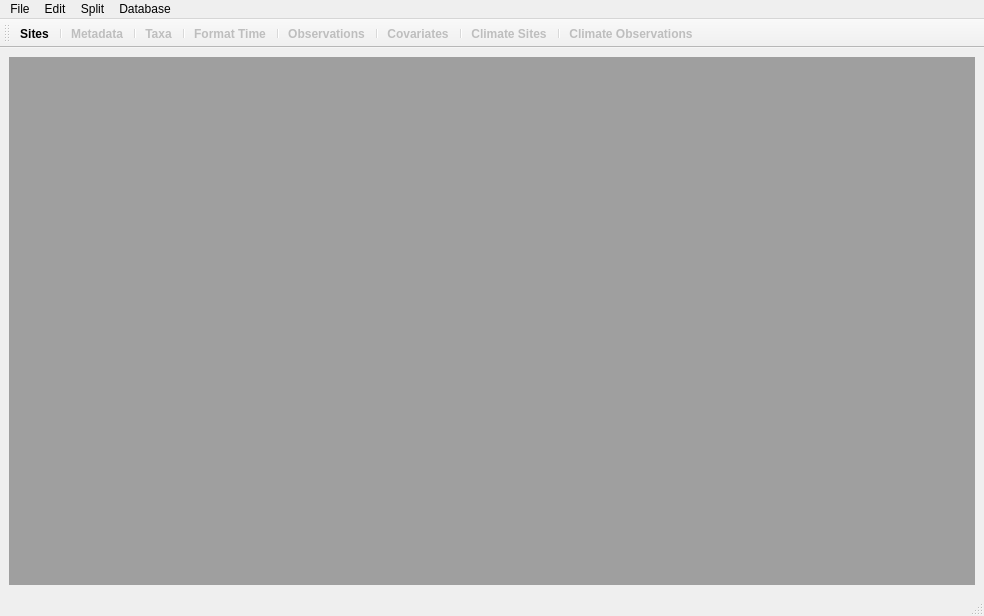
<?xml version="1.0" encoding="UTF-8"?>
<ui version="4.0">
 <class>MainWindow</class>
 <widget class="QMainWindow" name="MainWindow">
  <property name="geometry">
   <rect>
    <x>0</x>
    <y>0</y>
    <width>984</width>
    <height>616</height>
   </rect>
  </property>
  <property name="baseSize">
   <size>
    <width>0</width>
    <height>0</height>
   </size>
  </property>
  <property name="windowTitle">
   <string>Data Formatter</string>
  </property>
  <property name="styleSheet">
   <string notr="true">QLabel{
	padding: 3;
}

QFrame{
	border-radius: 7;
}

QTableView{
	background: white;
}


.QLineEdit{
	padding: 1px;
	border-style: solid;
	border: 1px solid black;
	border-radius: 8px;
	margin: 0px;
}

.QPushButton {
	color: black;
	background: #EEEEEE;
	border-width: 1px;
	border-color: black;
	border-style: solid;
	border-radius: 7;
	margin-top: 0px;
	margin-left: 5px;
	margin-right:5px;	
	padding-left: 5px;
	padding-right: 5px;
	padding-top: 3px;
	padding-bottom: 3px;
}</string>
  </property>
  <widget class="QWidget" name="centralwidget">
   <layout class="QHBoxLayout" name="horizontalLayout_2">
    <item>
     <widget class="QMdiArea" name="mdiArea">
      <property name="enabled">
       <bool>true</bool>
      </property>
      <property name="cursor" stdset="0">
       <cursorShape>SizeVerCursor</cursorShape>
      </property>
      <property name="focusPolicy">
       <enum>Qt::WheelFocus</enum>
      </property>
      <property name="contextMenuPolicy">
       <enum>Qt::NoContextMenu</enum>
      </property>
      <property name="frameShape">
       <enum>QFrame::NoFrame</enum>
      </property>
      <property name="activationOrder">
       <enum>QMdiArea::CreationOrder</enum>
      </property>
      <property name="viewMode">
       <enum>QMdiArea::TabbedView</enum>
      </property>
      <property name="documentMode">
       <bool>true</bool>
      </property>
      <property name="tabsClosable">
       <bool>false</bool>
      </property>
      <property name="tabsMovable">
       <bool>true</bool>
      </property>
      <widget class="QWidget" name="subwindow_1">
       <property name="sizePolicy">
        <sizepolicy hsizetype="Preferred" vsizetype="Preferred">
         <horstretch>0</horstretch>
         <verstretch>0</verstretch>
        </sizepolicy>
       </property>
       <property name="minimumSize">
        <size>
         <width>100</width>
         <height>400</height>
        </size>
       </property>
       <property name="baseSize">
        <size>
         <width>0</width>
         <height>0</height>
        </size>
       </property>
       <property name="focusPolicy">
        <enum>Qt::ClickFocus</enum>
       </property>
       <property name="windowTitle">
        <string>Metadata Viewer</string>
       </property>
       <layout class="QVBoxLayout" name="verticalLayout">
        <item>
         <widget class="QTableView" name="tblViewMeta">
          <property name="enabled">
           <bool>true</bool>
          </property>
          <property name="sizePolicy">
           <sizepolicy hsizetype="Expanding" vsizetype="Expanding">
            <horstretch>0</horstretch>
            <verstretch>0</verstretch>
           </sizepolicy>
          </property>
          <property name="frameShape">
           <enum>QFrame::Box</enum>
          </property>
          <property name="sortingEnabled">
           <bool>false</bool>
          </property>
         </widget>
        </item>
       </layout>
      </widget>
      <widget class="QWidget" name="subwindow_2">
       <property name="enabled">
        <bool>true</bool>
       </property>
       <property name="sizePolicy">
        <sizepolicy hsizetype="Preferred" vsizetype="Preferred">
         <horstretch>0</horstretch>
         <verstretch>0</verstretch>
        </sizepolicy>
       </property>
       <property name="minimumSize">
        <size>
         <width>100</width>
         <height>400</height>
        </size>
       </property>
       <property name="baseSize">
        <size>
         <width>0</width>
         <height>0</height>
        </size>
       </property>
       <property name="windowTitle">
        <string>Raw Data Viewer</string>
       </property>
       <layout class="QVBoxLayout" name="verticalLayout_2">
        <item>
         <widget class="QTableView" name="tblViewRaw">
          <property name="enabled">
           <bool>true</bool>
          </property>
          <property name="sizePolicy">
           <sizepolicy hsizetype="Expanding" vsizetype="Expanding">
            <horstretch>0</horstretch>
            <verstretch>0</verstretch>
           </sizepolicy>
          </property>
          <property name="focusPolicy">
           <enum>Qt::NoFocus</enum>
          </property>
          <property name="selectionBehavior">
           <enum>QAbstractItemView::SelectItems</enum>
          </property>
          <property name="showGrid">
           <bool>false</bool>
          </property>
          <property name="sortingEnabled">
           <bool>false</bool>
          </property>
         </widget>
        </item>
       </layout>
      </widget>
     </widget>
    </item>
   </layout>
  </widget>
  <widget class="QStatusBar" name="statusbar"/>
  <widget class="QToolBar" name="toolBar">
   <property name="font">
    <font>
     <weight>50</weight>
     <bold>false</bold>
    </font>
   </property>
   <property name="windowTitle">
    <string>Data Cleaner</string>
   </property>
   <attribute name="toolBarArea">
    <enum>TopToolBarArea</enum>
   </attribute>
   <attribute name="toolBarBreak">
    <bool>false</bool>
   </attribute>
   <addaction name="actionSiteTable"/>
   <addaction name="separator"/>
   <addaction name="actionMainTable"/>
   <addaction name="separator"/>
   <addaction name="actionTaxaTable"/>
   <addaction name="separator"/>
   <addaction name="actionTimeFormat"/>
   <addaction name="separator"/>
   <addaction name="actionRawTable"/>
   <addaction name="separator"/>
   <addaction name="actionCovariates"/>
   <addaction name="separator"/>
   <addaction name="actionClimateSiteTable"/>
   <addaction name="separator"/>
   <addaction name="actionClimateRawTable"/>
  </widget>
  <widget class="QMenuBar" name="menubar">
   <property name="geometry">
    <rect>
     <x>0</x>
     <y>0</y>
     <width>984</width>
     <height>31</height>
    </rect>
   </property>
   <widget class="QMenu" name="menuFile">
    <property name="title">
     <string>File</string>
    </property>
    <addaction name="actionStart_Session"/>
    <addaction name="actionEnd_Session"/>
    <addaction name="actionNew_Climate"/>
    <addaction name="actionEnd_Climate"/>
    <addaction name="separator"/>
    <addaction name="actionLoad_File"/>
   </widget>
   <widget class="QMenu" name="menuEdit">
    <property name="title">
     <string>Edit</string>
    </property>
    <addaction name="actionUndo"/>
    <addaction name="separator"/>
    <addaction name="actionConvert_Wide_to_Long"/>
    <addaction name="separator"/>
    <addaction name="actionReplace"/>
    <addaction name="separator"/>
    <addaction name="actionCombine_Columns"/>
   </widget>
   <widget class="QMenu" name="menuSplit">
    <property name="title">
     <string>Split</string>
    </property>
    <addaction name="actionSplit_Column_By"/>
    <addaction name="separator"/>
   </widget>
   <widget class="QMenu" name="menuDatabase">
    <property name="title">
     <string>Database</string>
    </property>
    <addaction name="actionCommit"/>
   </widget>
   <addaction name="menuFile"/>
   <addaction name="menuEdit"/>
   <addaction name="menuSplit"/>
   <addaction name="menuDatabase"/>
  </widget>
  <action name="actionStart_Session">
   <property name="text">
    <string>New Session...</string>
   </property>
   <property name="shortcut">
    <string>Ctrl+N</string>
   </property>
  </action>
  <action name="actionEnd_Session">
   <property name="text">
    <string>End Session...</string>
   </property>
   <property name="shortcut">
    <string>Ctrl+E</string>
   </property>
  </action>
  <action name="actionLoad_File">
   <property name="text">
    <string>Load File</string>
   </property>
  </action>
  <action name="actionSiteTable">
   <property name="enabled">
    <bool>true</bool>
   </property>
   <property name="text">
    <string>Sites</string>
   </property>
   <property name="font">
    <font>
     <weight>75</weight>
     <italic>false</italic>
     <bold>true</bold>
    </font>
   </property>
   <property name="visible">
    <bool>true</bool>
   </property>
  </action>
  <action name="actionMainTable">
   <property name="enabled">
    <bool>false</bool>
   </property>
   <property name="text">
    <string>Metadata</string>
   </property>
   <property name="font">
    <font>
     <weight>75</weight>
     <bold>true</bold>
    </font>
   </property>
  </action>
  <action name="actionTaxaTable">
   <property name="enabled">
    <bool>false</bool>
   </property>
   <property name="text">
    <string>Taxa</string>
   </property>
   <property name="font">
    <font>
     <weight>75</weight>
     <bold>true</bold>
    </font>
   </property>
  </action>
  <action name="actionRawTable">
   <property name="enabled">
    <bool>false</bool>
   </property>
   <property name="text">
    <string>Observations</string>
   </property>
   <property name="font">
    <font>
     <weight>75</weight>
     <bold>true</bold>
    </font>
   </property>
  </action>
  <action name="actionClimateSiteTable">
   <property name="enabled">
    <bool>false</bool>
   </property>
   <property name="text">
    <string>Climate Sites</string>
   </property>
   <property name="font">
    <font>
     <weight>75</weight>
     <bold>true</bold>
    </font>
   </property>
  </action>
  <action name="actionClimateRawTable">
   <property name="enabled">
    <bool>false</bool>
   </property>
   <property name="text">
    <string>Climate Observations</string>
   </property>
   <property name="font">
    <font>
     <weight>75</weight>
     <italic>false</italic>
     <bold>true</bold>
     <strikeout>false</strikeout>
    </font>
   </property>
  </action>
  <action name="actionTimeFormat">
   <property name="enabled">
    <bool>false</bool>
   </property>
   <property name="text">
    <string>Format Time</string>
   </property>
   <property name="font">
    <font>
     <weight>75</weight>
     <bold>true</bold>
    </font>
   </property>
   <property name="visible">
    <bool>true</bool>
   </property>
   <property name="iconVisibleInMenu">
    <bool>true</bool>
   </property>
  </action>
  <action name="actionCovariates">
   <property name="enabled">
    <bool>false</bool>
   </property>
   <property name="text">
    <string>Covariates</string>
   </property>
   <property name="font">
    <font>
     <weight>75</weight>
     <bold>true</bold>
    </font>
   </property>
  </action>
  <action name="actionCommit">
   <property name="text">
    <string>Commit</string>
   </property>
  </action>
  <action name="actionNot_implemented">
   <property name="text">
    <string>not implemented</string>
   </property>
  </action>
  <action name="actionNot_implemented_2">
   <property name="text">
    <string>not implemented</string>
   </property>
  </action>
  <action name="actionNew_Climate">
   <property name="text">
    <string>New Climate...</string>
   </property>
  </action>
  <action name="actionEnd_Climate">
   <property name="text">
    <string>End Climate...</string>
   </property>
  </action>
  <action name="actionConvert_Wide_to_Long">
   <property name="text">
    <string>Format Wide to Long</string>
   </property>
   <property name="shortcut">
    <string>Meta+W, Meta+L</string>
   </property>
  </action>
  <action name="actionUndo">
   <property name="text">
    <string>Undo</string>
   </property>
   <property name="shortcut">
    <string>Ctrl+Z</string>
   </property>
  </action>
  <action name="actionSplit_Column_By">
   <property name="text">
    <string>Split Column By</string>
   </property>
  </action>
  <action name="actionReplace">
   <property name="text">
    <string>Replace</string>
   </property>
   <property name="shortcut">
    <string>Meta+R</string>
   </property>
  </action>
  <action name="actionCombine_Columns">
   <property name="text">
    <string>Combine Columns</string>
   </property>
  </action>
 </widget>
 <resources/>
 <connections/>
</ui>
